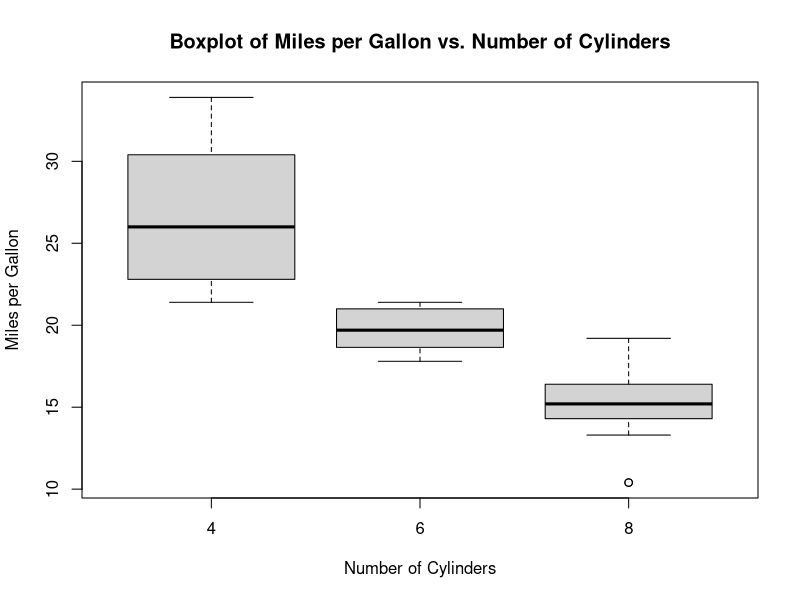

The R script that drew this image:
print(192125105)
print("D.Narendra")
data("mtcars")
boxplot(mpg ~ cyl, data = mtcars, 
        xlab = "Number of Cylinders", 
        ylab = "Miles per Gallon", 
        main = "Boxplot of Miles per Gallon vs. Number of Cylinders")

